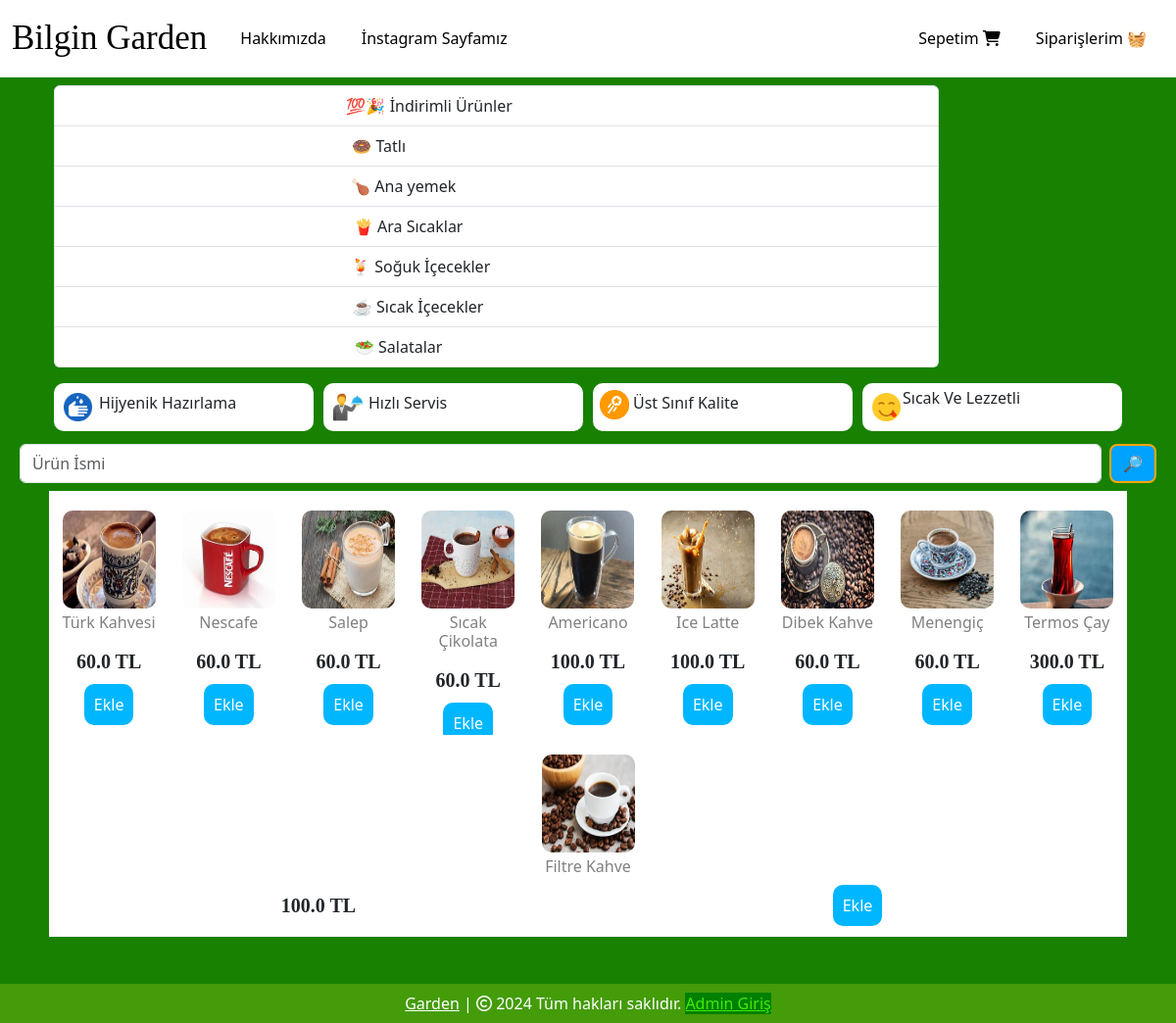
The page /hotdrinks on the database its author committed.
### website/models.py (models this page shows, shortened)
class Product(db.Model):
    id = db.Column(db.Integer, primary_key=True)
    product_name = db.Column(db.String(100), nullable=False)
    current_price = db.Column(db.Float, nullable=False)
    previous_price = db.Column(db.Float, nullable=False)
    in_stock = db.Column(db.Integer, nullable=False)
    product_picture = db.Column(db.String(1000), nullable=False)
    flash_sale = db.Column(db.Boolean, default=False)
    date_added = db.Column(db.DateTime, default=datetime.utcnow)
    salad = db.Column(db.Boolean, default=False)
    main = db.Column(db.Boolean, default=False)
    colddrink = db.Column(db.Boolean, default=False)
    hotdrink = db.Column(db.Boolean, default=False)
    desert = db.Column(db.Boolean, default=False)
    sneak = db.Column(db.Boolean, default=False)
    Solded = db.Column(db.Integer, default=0)
    carts = db.relationship('Cart', backref=db.backref('product', lazy=True))
    orders = db.relationship('Order', backref=db.backref('product', lazy=True))

### website/views.py (the view)
@views.route("/hotdrinks")
def hotdrinks():
    items = Product.query.filter_by(hotdrink=True)
    return render_template('hotdrinks.html', items=items, cart=Cart.query.filter_by(customer_link=current_user.id).all()
                           if current_user.is_authenticated else [])

### website/templates/hotdrinks.html (shortened to what this page needs)
{% extends 'base.html' %}
{% block body %}
<div class="container text-center">
    <div class="row" style="margin: 5px; margin-left:-2px; margin-right:-2px;">
      <div class="col " style="margin: 3px;">
        <div class="list-group" id="right1">
            <a href="/" class="list-group-item list-group-item-action">
                <span class="link-name" >💯🎉  İndirimli Ürünler</span>
            </a>
            <a href="/deserts" class="list-group-item list-group-item-action">
                <span class="link-name" >🍩  Tatlı</span>
            </a>
            <a href="/mainmenu" class="list-group-item list-group-item-action">
                <span class="link-name">🍗 Ana yemek</span>
            </a>
            <a href="/sneaks" class="list-group-item list-group-item-action">
                <span class="button">🍟 Ara Sıcaklar</span>
            </a>
            <a href="/colddrinks" class="list-group-item list-group-item-action">
                <span class="button">🍹 Soğuk İçecekler</span>
            </a>
            <a href="/hotdrinks" class="list-group-item list-group-item-action">
                <span class="button">☕ Sıcak İçecekler</span>
            </a>
            <a href="/salads" class="list-group-item list-group-item-action">
                <span class="button">🥗  Salatalar</span>
            </a>
        </div>
      </div>
      <div class="col-md-2">
        </div>
      </div>
    </div>
<div class="container text-center">
    <div class="row" style="margin: 8px;">
        <div class="col" style="display: flex; background-color: white; border-radius: 10px; padding: 7px; margin: 5px;">
            <img src="../static/images/techweek.png" alt="" style="width: 35px; height: 35px;">
            <h6 style="margin: 4px">Hijyenik Hazırlama </h6>
        </div>
        <div class="col" style="display: flex; background-color: white; border-radius: 10px; padding: 7px; margin: 5px;">
            <img src="../static/images/FreeDelivery.png" alt="" style="width: 35px; height: 35px;">
            <h6 style="margin: 4px">Hızlı Servis</h6>
        </div>
        <div class="col" style="display: flex; background-color: white; border-radius: 10px; padding: 7px; margin: 5px;">
            <img src="../static/images/food.png" alt="" style="width: 30px; height: 30px;">
            <h6 style="margin: 4px">Üst Sınıf Kalite</h6>
        </div>
        <div class="col" style="display: flex; background-color: white; border-radius: 10px; padding: 7px; margin: 5px;">
            <img src="../static/images/airtime.png" alt="" style="width: 35px; height: 35px;">
            <h6 style="margin: -1px">Sıcak Ve Lezzetli</h6>
        </div>
    </div>
</div>
<form class="d-flex" role="search" action="/search" style="margin-left:20px; margin-right:20px;" method="POST">
    <input class="form-control me-2" name="search" type="search" placeholder="Ürün İsmi" aria-label="Search">
    <button class="btn" type="submit">🔎</button>
  </form>
<div class="container text-center">
    <div class="row" style="margin: 8px; border-radius: 10px; background-color: rgb(219, 219, 218);" id="column">
        {% for item in items %}
        <div class="col" style=" background-color: rgb(255, 255, 255);">
            <img src="{{ item.product_picture }}" alt="" style="height: 100px; width: 95px; border-radius: 10px; margin-top:20px;">
            <div class="row" style="margin-top: 5px;">
                <h6 style="color: gray;">{{ item.product_name }}</h6>
            </div>
            <div class="row" style="margin-top: 10px;">
                <div class="col">
                    <h5 style="font-weight: 600; font-family: 'Times New Roman', Times, serif; margin-bottom: 20px;">{{ item.current_price }} TL</h5>
                </div>
                <div class="col">
                    <a href="/add-to-cart/{{ item.id }}">Ekle</a>
                </div>
            </div>
        </div>
        {% endfor %}
    </div>
</div>
{% endblock %}

### website/static/css/style.css (style rules this page uses)
.d-flex .btn { background: rgb(0, 162, 255); border: 2px solid orange; border-radius: 8px; color: #fff; }
.container .row .col .row .col a { background-color: rgb(0, 183, 255); padding: 10px; border-radius: 10px; text-decoration: none; color: white; }

### website/templates/base.html (style rules this page uses)
body { background-color: rgb(24, 129, 1); padding: 0; margin: 0; animation: fadeIn 1.5s; }
* { margin: 0; padding: 0; box-sizing: border-box; }

### rows shown on the page
Product: product_picture (picture), product_name "Türk Kahvesi", current_price "60.0"
Product: product_picture (picture), product_name "Nescafe", current_price "60.0"
Product: product_picture (picture), product_name "Salep", current_price "60.0"
Product: product_picture (picture), product_name "Sıcak Çikolata", current_price "60.0"
Product: product_picture (picture), product_name "Americano", current_price "100.0"
Product: product_picture (picture), product_name "Ice Latte", current_price "100.0"
Product: product_picture (picture), product_name "Dibek Kahve", current_price "60.0"
Product: product_picture (picture), product_name "Menengiç", current_price "60.0"
Product: product_picture (picture), product_name "Termos Çay", current_price "300.0"
Product: product_picture (picture), product_name "Filtre Kahve", current_price "100.0"
